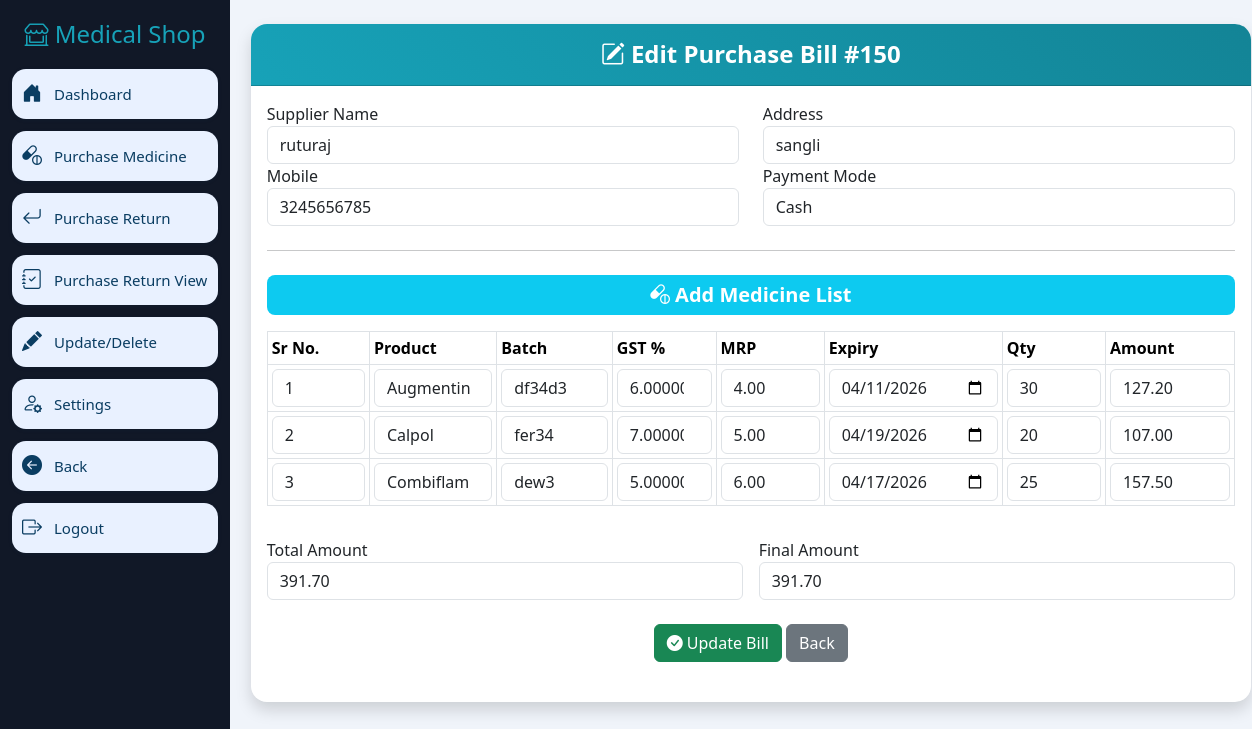
The app's page /medi/purchase_medicine/purchase1_edit.php?id=150 with its own data.
### tables this page shows
CREATE TABLE `ss_bills` (
  `id` int(11) NOT NULL,
  `s_name` varchar(255) NOT NULL,
  `total_amount` decimal(10,2) NOT NULL,
  `salesman_name` varchar(255) NOT NULL,
  `f_total_amount` decimal(10,2) NOT NULL,
  `city` varchar(100) NOT NULL,
  `mobile` varchar(20) NOT NULL,
  `datetime` datetime NOT NULL DEFAULT current_timestamp(),
  `address` varchar(255) NOT NULL,
  `pay_mode` varchar(255) NOT NULL,
  `expiry_return_amount` decimal(10,2) DEFAULT 0.00
);

CREATE TABLE `ss_medicine` (
  `id` int(5) NOT NULL,
  `bill_id` int(5) NOT NULL,
  `sr_no` int(5) NOT NULL,
  `product` varchar(250) NOT NULL,
  `qty1` int(50) NOT NULL,
  `mrp` decimal(10,2) DEFAULT NULL,
  `amount` decimal(10,2) DEFAULT NULL,
  `batch` varchar(250) NOT NULL,
  `ex_date` date DEFAULT NULL,
  `pay_mode` varchar(200) NOT NULL,
  `datetime` datetime NOT NULL DEFAULT current_timestamp(),
  `gst` decimal(30,5) NOT NULL,
  `return_qty` int(11) DEFAULT 0,
  `new_qty` int(50) NOT NULL,
  `discount` int(30) NOT NULL
);

### medi/purchase_medicine/purchase1_edit.php (the view, shortened to what this page needs)
<?php
$conn = new mysqli("localhost", "root", "", "medical_shop");
$bill_id = intval($_GET['id']);
$bill_sql = "SELECT * FROM ss_bills WHERE id = $bill_id";
$bill_result = $conn->query($bill_sql);
$bill = $bill_result->fetch_assoc();
$meds = $conn->query("SELECT * FROM ss_medicine WHERE bill_id = $bill_id");
?>
<!DOCTYPE html>
<html lang="en">
<head>
    <link href="https://cdn.jsdelivr.net/npm/bootstrap@5.3.2/dist/css/bootstrap.min.css" rel="stylesheet">
    <link href="https://cdn.jsdelivr.net/npm/bootstrap-icons@1.10.5/font/bootstrap-icons.css" rel="stylesheet">
    <link rel="stylesheet" href="../nav.css">
</head>
<body>
    <div class="container-fluid">
    <div class="row">
        <?php include 'navbar.php'; ?>
<div class="container-fluid">
    <div class="row justify-content-center mt-4 mb-4">
        <div class="col-lg-8">
            <div class="card shadow rounded-4">
                <div class="card-header bg-info text-white text-center rounded-top-4 py-3">
                    <h4 class="mb-0 fw-bold"><i class="bi bi-pencil-square"></i> Edit Purchase Bill #<?= $bill_id ?></h4>
                </div>
                <div class="card-body">
    <form method="POST">
        <div class="row mb-3 position-relative">
            <div class="col-md-6">
                <label>Supplier Name</label>
                <input type="text" id="supplierInput" name="s_name" class="form-control" value="<?= $bill['s_name'] ?>" autocomplete="off" required>
            </div>
            <div class="col-md-6">
                <label>Address</label>
                <input type="text" id="addressInput" name="address" class="form-control" value="<?= $bill['address'] ?>" required>
            </div>
            <div class="col-md-6">
    <label>Mobile</label>
    <input type="text" id="mobileInput" name="mobile" class="form-control"
           value="<?= $bill['mobile'] ?>"
           pattern="\d{10}" maxlength="10"
           oninput="this.value = this.value.replace(/[^0-9]/g, '')"
           title="Please enter a valid 10-digit mobile number" required>
</div>
            <div class="col-md-6">
                <label>Payment Mode</label>
                <input type="text" name="pay_mode" class="form-control" value="<?= $bill['pay_mode'] ?>" required>
            </div>
        </div>
        <hr class="my-4">
                        <div class="bg-info text-white rounded-3 px-3 py-2 text-center mb-3">
                            <h5 class="mb-0 fw-bold"><i class="bi bi-capsule-pill"></i> Add Medicine List</h5>
                        </div>
        <div class="table-responsive mb-3">
                            <table class="table table-sm table-bordered table-hover" id="medicine_table">
                                <thead class="table-light text-center">
            <thead>
                <tr>
                    <th>Sr No.</th>
                    <th>Product</th>
                    <th>Batch</th>
                    <th>GST %</th>
                    <th>MRP</th>
                    <th>Expiry</th>
                    <th>Qty</th>
                    <th>Amount</th>
                </tr>
            </thead>
            <tbody>
                <?php while ($med = $meds->fetch_assoc()): ?>
                <tr>
                    <td><input type="number" name="sr_no[]" class="form-control" value="<?= $med['sr_no'] ?>"></td>
                    <td>
                        <input type="text" name="product[]" class="form-control productInput" value="<?= $med['product'] ?>" autocomplete="off">
                    </td>
                    <td><input type="text" name="batch[]" class="form-control" value="<?= $med['batch'] ?>"></td>
                    <td><input type="number" step="0.01" name="gst[]" class="form-control" value="<?= $med['gst'] ?>"></td>
                    <td><input type="number" step="0.01" name="mrp[]" class="form-control" value="<?= $med['mrp'] ?>"></td>
                    <td><input type="date" name="ex_date[]" class="form-control" value="<?= $med['ex_date'] ?>"></td>
                    <td><input type="number" name="qty1[]" class="form-control" value="<?= $med['qty1'] ?>"></td>
                    <td><input type="number" step="0.01" name="amount[]" class="form-control" value="<?= $med['amount'] ?>" readonly></td>
                </tr>
                <?php endwhile; ?>
            </tbody>
        </table>
                </div>
        <div class="row g-3">
            <div class="col-md-6">
                <label>Total Amount</label>
                <input type="text" name="total_amount" class="form-control" value="<?= $bill['total_amount'] ?>" readonly>
            </div>
            <div class="col-md-6">
                <label>Final Amount</label>
                <input type="text" name="f_total_amount" class="form-control" value="<?= $bill['f_total_amount'] ?>" readonly>
            </div>
        </div>
        <div class="text-center mt-4">
            <button type="submit" class="btn btn-success"><i class="bi bi-check-circle-fill"></i> Update Bill</button>
            <a href="purchase_entry_view.php" class="btn btn-secondary">Back</a>
        </div>
    </form>
</div>
                </div>
                </div>
                </div>
                </div>
</body>
</html>

### medi/purchase_medicine/purchase1_edit.php (style rules this page uses)
body { background-color: #f0f4fa; }
.card { max-width: 1000px; width: 1000px; margin: auto; border-radius: 20px; box-shadow: 0 8px 16px rgba(0,0,0,0.1); border: none; left :30px; }
.card-header { background: linear-gradient(45deg, #17a2b8, #138496); color: white; padding: 20px; border-radius: 20px 20px 0 0; text-align: center; }

### records on screen
ss_bills: s_name "ruturaj", address "sangli", mobile "3245656785", pay_mode "Cash", total_amount "391.70", f_total_amount "391.70"
ss_medicine: sr_no "1", product "Augmentin", batch "df34d3", gst "6.00000", mrp "4.00", ex_date "04/11/2026", qty1 "30", amount "127.20"
ss_medicine: sr_no "2", product "Calpol", batch "fer34", gst "7.00000", mrp "5.00", ex_date "04/19/2026", qty1 "20", amount "107.00"
ss_medicine: sr_no "3", product "Combiflam", batch "dew3", gst "5.00000", mrp "6.00", ex_date "04/17/2026", qty1 "25", amount "157.50"

### other values on screen
$bill_id "150"
